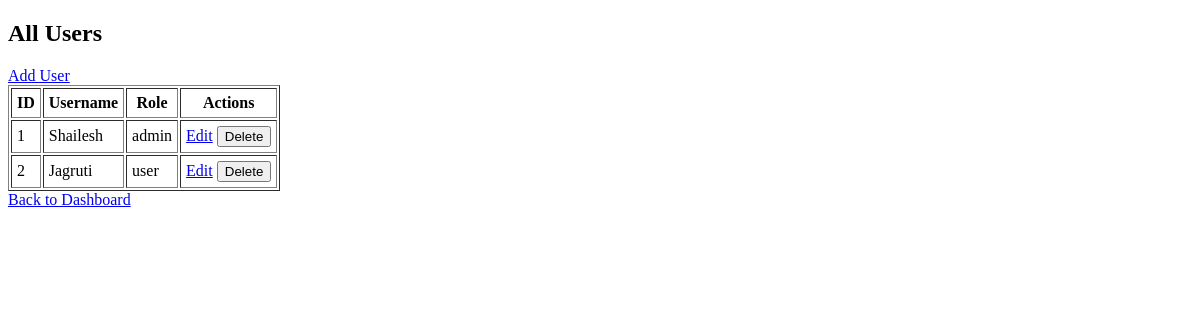
Page /users (signed in) on the earlier database version.
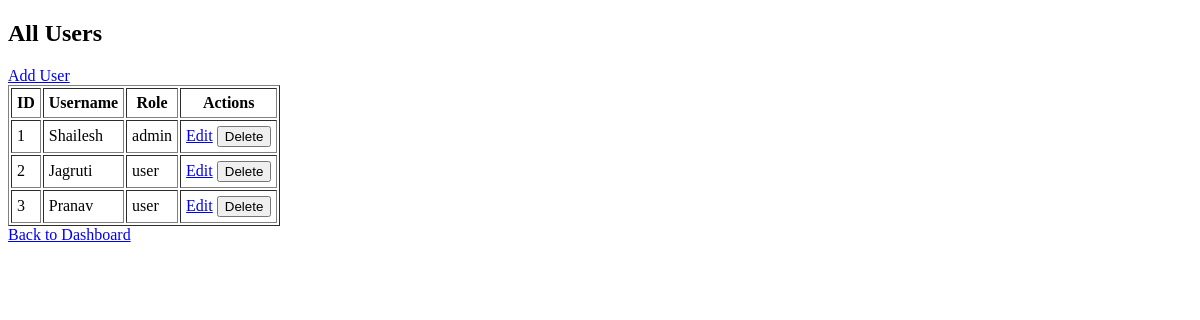
Same page on the later database version.
### tables this page shows
CREATE TABLE users (
            id INTEGER PRIMARY KEY AUTOINCREMENT,
            username TEXT UNIQUE NOT NULL,
            password TEXT NOT NULL,
            role TEXT NOT NULL CHECK(role IN ('admin', 'user'))
        );

### app.py (the view)
@app.route('/users')
def list_users():
    if session.get('role') != 'admin':
        flash('Only admins can view users.')
        return redirect(url_for('index'))
    conn = get_db_connection()
    users = conn.execute('SELECT id, username, role FROM users').fetchall()
    conn.close()
    return render_template('users.html', users=users)

### app.py (called while the page is built)
def get_db_connection():
    conn = sqlite3.connect('database.db')
    conn.row_factory = sqlite3.Row
    return conn

### templates/users.html (shortened to what this page needs)
<!DOCTYPE html>
<html>
<head>
</head>
<body>
    <h2>All Users</h2>
    <a href="{{ url_for('add_user') }}">Add User</a>
    <table border="1" cellpadding="5">
        <tr>
            <th>ID</th>
            <th>Username</th>
            <th>Role</th>
            <th>Actions</th>
        </tr>
        {% for user in users %}
        <tr>
            <td>{{ user.id }}</td>
            <td>{{ user.username }}</td>
            <td>{{ user.role }}</td>
            <td>
                <a href="{{ url_for('edit_user', user_id=user.id) }}">Edit</a>
                <form action="{{ url_for('delete_user', user_id=user.id) }}" method="post" style="display:inline;">
                    <button type="submit" onclick="return confirm('Delete this user?');">Delete</button>
                </form>
            </td>
        </tr>
        {% endfor %}
    </table>
    <a href="{{ url_for('index') }}">Back to Dashboard</a>
</body>
</html>

Differences in the rows shown:
added users: id "3", username "Pranav", role "user"
